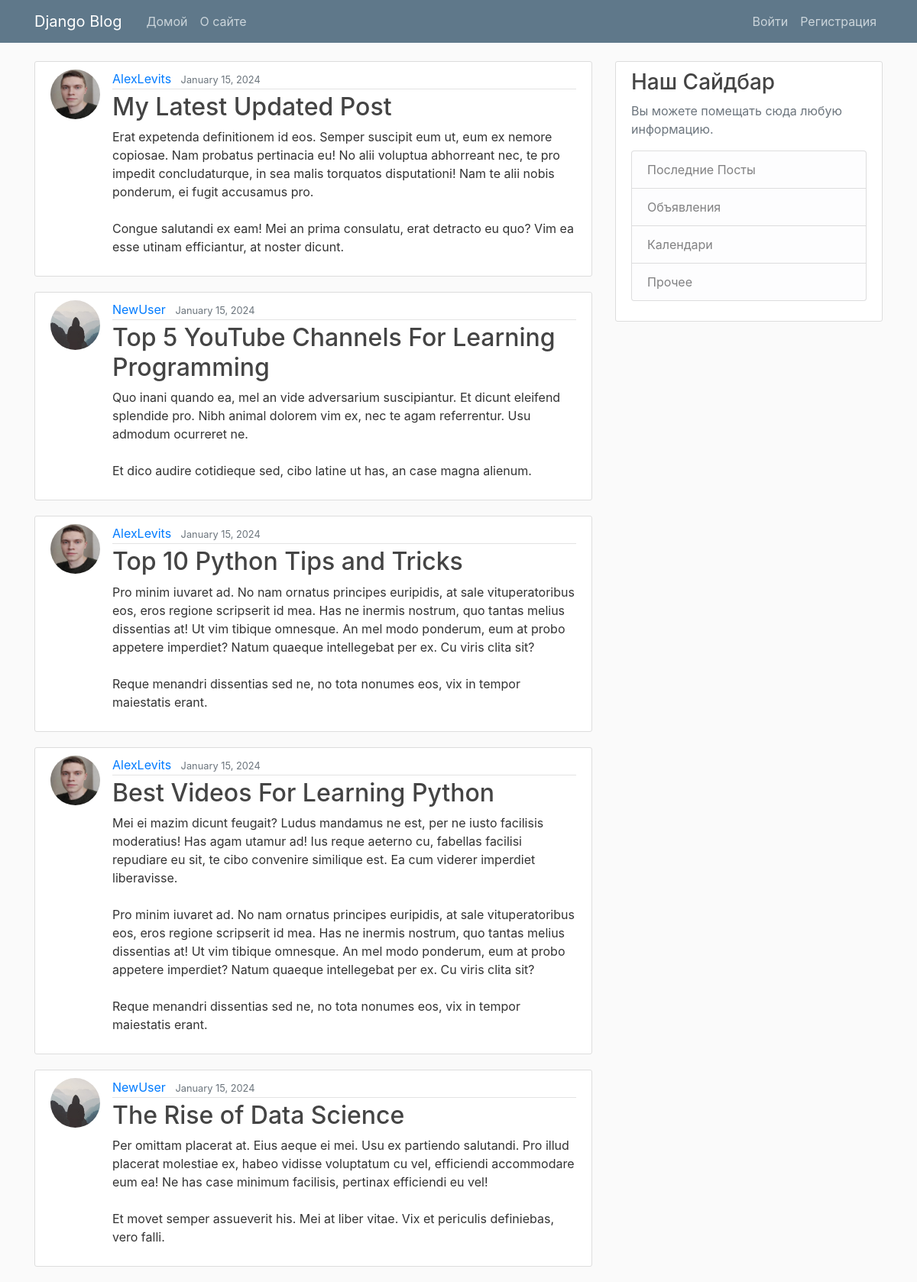
Before: / with the older database file.
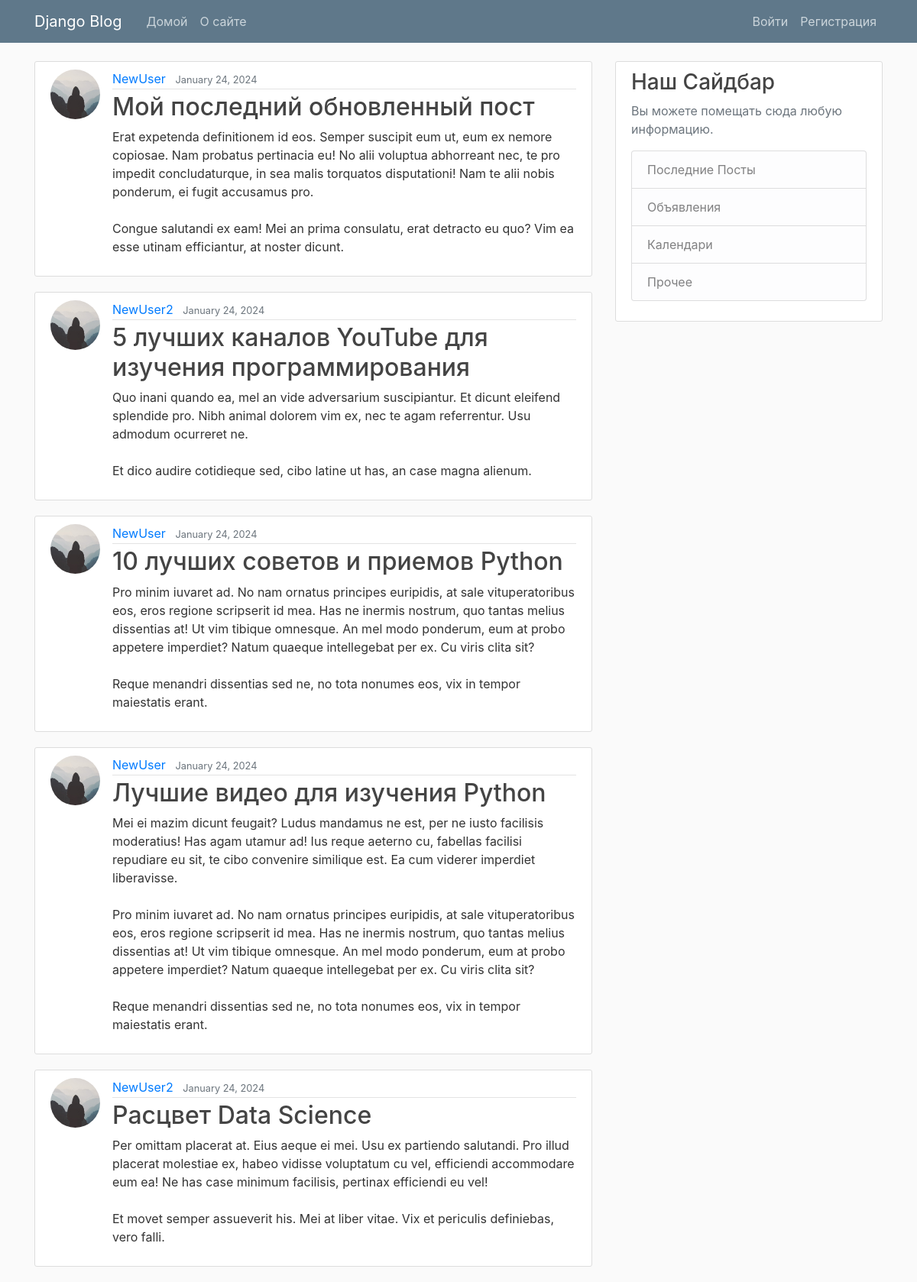
After: the same page with the newer database file.
### blog/models.py (models this page shows, shortened)
class Post(models.Model):
    title = models.CharField(max_length=100)
    content = models.TextField()
    date_posted = models.DateTimeField(default=timezone.now)
    author = models.ForeignKey(User, on_delete=models.CASCADE)

### users/models.py (models this page shows, shortened)
class Profile(models.Model):
    user = models.OneToOneField(User, on_delete=models.CASCADE)
    image = models.ImageField(default='default.jpg', upload_to='profile_pics')

### blog/views.py (the view)
# urls.py: path('', PostListView.as_view(), name='blog-home'),
class PostListView(ListView):
    model = Post
    template_name = 'blog/home.html'  # <app>/<model>_<viewtype>.html
    context_object_name = 'posts'
    ordering = ['-date_posted']
    paginate_by = 5

### blog/templates/blog/home.html
{% extends "blog/base.html" %}
{% block content %}
    {% for post in posts %}
        <article class="media content-section">
          <img class="rounded-circle article-img" src="{{ post.author.profile.image.url }}">
          <div class="media-body">
            <div class="article-metadata">
              <a class="mr-2" href="#">{{ post.author }}</a>
              <small class="text-muted">{{ post.date_posted|date:"F d, Y" }}</small>
            </div>
            <h2><a class="article-title" href="{% url 'post-detail' post.id %}">{{ post.title }}</a></h2>
            <p class="article-content">{{ post.content }}</p>
          </div>
        </article>
    {% endfor %}
{% endblock content %}

Changed rows visible on the page:
removed Post: author.profile.image (picture), author "AlexLevits", date_posted "January 15, 2024", title "My Latest Updated Post", content "Erat expetenda definitionem id eos. Semper suscipit eum ut, eum ex nemore copiosae. Nam probatus pertinacia eu! No alii voluptua abhorreant nec, te pro impedit concludaturque, in sea malis torquatos disputationi! Nam te alii nobis ponderum, ei fugit accusamus pro. Congue salutandi ex eam! Mei an prima consulatu, erat detracto eu quo? Vim ea esse utinam efficiantur, at noster dicunt."
removed Post: author.profile.image (placeholder picture), author "NewUser", date_posted "January 15, 2024", title "Top 5 YouTube Channels For Learning Programming", content "Quo inani quando ea, mel an vide adversarium suscipiantur. Et dicunt eleifend splendide pro. Nibh animal dolorem vim ex, nec te agam referrentur. Usu admodum ocurreret ne. Et dico audire cotidieque sed, cibo latine ut has, an case magna alienum."
removed Post: author.profile.image (picture), author "AlexLevits", date_posted "January 15, 2024", title "Top 10 Python Tips and Tricks", content "Pro minim iuvaret ad. No nam ornatus principes euripidis, at sale vituperatoribus eos, eros regione scripserit id mea. Has ne inermis nostrum, quo tantas melius dissentias at! Ut vim tibique omnesque. An mel modo ponderum, eum at probo appetere imperdiet? Natum quaeque intellegebat per ex. Cu viris clita sit? Reque menandri dissentias sed ne, no tota nonumes eos, vix in tempor maiestatis erant."
removed Post: author.profile.image (picture), author "AlexLevits", date_posted "January 15, 2024", title "Best Videos For Learning Python", content "Mei ei mazim dicunt feugait? Ludus mandamus ne est, per ne iusto facilisis moderatius! Has agam utamur ad! Ius reque aeterno cu, fabellas facilisi repudiare eu sit, te cibo convenire similique est. Ea cum viderer imperdiet liberavisse. Pro minim iuvaret ad. No nam ornatus principes euripidis, at sale vituperatoribus eos, eros regione scripserit id mea. Has ne inermis nostrum, quo tantas melius dissentias at! Ut vim tibique omnesque. An mel modo ponderum, eum at probo appetere imperdiet? Natum quaeque intellegebat per ex. Cu viris clita sit? Reque menandri dissentias sed ne, no tota nonumes eos, vix in tempor maiestatis erant."
removed Post: author.profile.image (placeholder picture), author "NewUser", date_posted "January 15, 2024", title "The Rise of Data Science", content "Per omittam placerat at. Eius aeque ei mei. Usu ex partiendo salutandi. Pro illud placerat molestiae ex, habeo vidisse voluptatum cu vel, efficiendi accommodare eum ea! Ne has case minimum facilisis, pertinax efficiendi eu vel! Et movet semper assueverit his. Mei at liber vitae. Vix et periculis definiebas, vero falli."
now on this page (row edited): Post: author.profile.image (placeholder picture), author "NewUser", date_posted "January 24, 2024", title "Мой последний обновленный пост", content "Erat expetenda definitionem id eos. Semper suscipit eum ut, eum ex nemore copiosae. Nam probatus pertinacia eu! No alii voluptua abhorreant nec, te pro impedit concludaturque, in sea malis torquatos disputationi! Nam te alii nobis ponderum, ei fugit accusamus pro. Congue salutandi ex eam! Mei an prima consulatu, erat detracto eu quo? Vim ea esse utinam efficiantur, at noster dicunt."
now on this page (row edited): Post: author.profile.image (placeholder picture), author "NewUser2", date_posted "January 24, 2024", title "5 лучших каналов YouTube для изучения программирования", content "Quo inani quando ea, mel an vide adversarium suscipiantur. Et dicunt eleifend splendide pro. Nibh animal dolorem vim ex, nec te agam referrentur. Usu admodum ocurreret ne. Et dico audire cotidieque sed, cibo latine ut has, an case magna alienum."
now on this page (row edited): Post: author.profile.image (placeholder picture), author "NewUser", date_posted "January 24, 2024", title "10 лучших советов и приемов Python", content "Pro minim iuvaret ad. No nam ornatus principes euripidis, at sale vituperatoribus eos, eros regione scripserit id mea. Has ne inermis nostrum, quo tantas melius dissentias at! Ut vim tibique omnesque. An mel modo ponderum, eum at probo appetere imperdiet? Natum quaeque intellegebat per ex. Cu viris clita sit? Reque menandri dissentias sed ne, no tota nonumes eos, vix in tempor maiestatis erant."
now on this page (row edited): Post: author.profile.image (placeholder picture), author "NewUser", date_posted "January 24, 2024", title "Лучшие видео для изучения Python", content "Mei ei mazim dicunt feugait? Ludus mandamus ne est, per ne iusto facilisis moderatius! Has agam utamur ad! Ius reque aeterno cu, fabellas facilisi repudiare eu sit, te cibo convenire similique est. Ea cum viderer imperdiet liberavisse. Pro minim iuvaret ad. No nam ornatus principes euripidis, at sale vituperatoribus eos, eros regione scripserit id mea. Has ne inermis nostrum, quo tantas melius dissentias at! Ut vim tibique omnesque. An mel modo ponderum, eum at probo appetere imperdiet? Natum quaeque intellegebat per ex. Cu viris clita sit? Reque menandri dissentias sed ne, no tota nonumes eos, vix in tempor maiestatis erant."
now on this page (row edited): Post: author.profile.image (placeholder picture), author "NewUser2", date_posted "January 24, 2024", title "Расцвет Data Science", content "Per omittam placerat at. Eius aeque ei mei. Usu ex partiendo salutandi. Pro illud placerat molestiae ex, habeo vidisse voluptatum cu vel, efficiendi accommodare eum ea! Ne has case minimum facilisis, pertinax efficiendi eu vel! Et movet semper assueverit his. Mei at liber vitae. Vix et periculis definiebas, vero falli."
